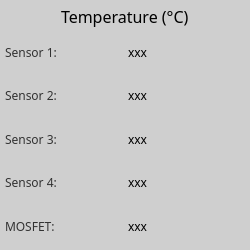
     <widget class="QFrame" name="temp_frame">
      <property name="sizePolicy">
       <sizepolicy hsizetype="MinimumExpanding" vsizetype="Minimum">
        <horstretch>0</horstretch>
        <verstretch>0</verstretch>
       </sizepolicy>
      </property>
      <property name="minimumSize">
       <size>
        <width>250</width>
        <height>250</height>
       </size>
      </property>
      <property name="maximumSize">
       <size>
        <width>300</width>
        <height>16777215</height>
       </size>
      </property>
      <property name="styleSheet">
       <string notr="true">background-color: rgb(207, 207, 207);
border-radius:10px;
font:  &quot;Montserrat&quot;;</string>
      </property>
      <property name="frameShape">
       <enum>QFrame::StyledPanel</enum>
      </property>
      <property name="frameShadow">
       <enum>QFrame::Raised</enum>
      </property>
      <layout class="QVBoxLayout" name="verticalLayout_6">
       <property name="spacing">
        <number>5</number>
       </property>
       <property name="leftMargin">
        <number>5</number>
       </property>
       <property name="topMargin">
        <number>5</number>
       </property>
       <property name="rightMargin">
        <number>5</number>
       </property>
       <property name="bottomMargin">
        <number>5</number>
       </property>
       <item>
        <layout class="QVBoxLayout" name="verticalLayout">
         <item alignment="Qt::AlignHCenter">
          <widget class="QLabel" name="battery_stats_label_6">
           <property name="sizePolicy">
            <sizepolicy hsizetype="Fixed" vsizetype="Fixed">
             <horstretch>0</horstretch>
             <verstretch>0</verstretch>
            </sizepolicy>
           </property>
           <property name="font">
            <font>
             <family>Montserrat</family>
             <pointsize>12</pointsize>
             <weight>50</weight>
             <bold>false</bold>
            </font>
           </property>
           <property name="styleSheet">
            <string notr="true">color: rgb(0, 0, 0);
font: 12pt &quot;Montserrat&quot;;</string>
           </property>
           <property name="text">
            <string>Temperature (°C)</string>
           </property>
           <property name="textFormat">
            <enum>Qt::AutoText</enum>
           </property>
          </widget>
         </item>
         <item>
          <layout class="QGridLayout" name="temp_layout">
           <item row="4" column="0">
            <layout class="QGridLayout" name="mosfet_temp_layout">
             <item row="0" column="0">
              <widget class="QLabel" name="mosfet_temp_label">
               <property name="font">
                <font>
                 <family>Montserrat</family>
                 <pointsize>9</pointsize>
                 <weight>50</weight>
                 <italic>false</italic>
                 <bold>false</bold>
                </font>
               </property>
               <property name="styleSheet">
                <string notr="true">color: rgb(50, 50, 50);
font: 9pt &quot;Montserrat&quot;;</string>
               </property>
               <property name="text">
                <string>MOSFET:</string>
               </property>
              </widget>
             </item>
             <item row="0" column="1">
              <widget class="QLabel" name="mosfet_temp">
               <property name="font">
                <font>
                 <family>Montserrat</family>
                 <pointsize>9</pointsize>
                 <weight>50</weight>
                 <italic>false</italic>
                 <bold>false</bold>
                </font>
               </property>
               <property name="styleSheet">
                <string notr="true">color: rgb(0,0,0);
font: 9pt &quot;Montserrat&quot;;</string>
               </property>
               <property name="text">
                <string>xxx</string>
               </property>
              </widget>
             </item>
            </layout>
           </item>
           <item row="1" column="0">
            <layout class="QGridLayout" name="sensor_2_layout">
             <item row="0" column="0">
              <widget class="QLabel" name="sensor_2_label">
               <property name="font">
                <font>
                 <family>Montserrat</family>
                 <pointsize>9</pointsize>
                 <weight>50</weight>
                 <italic>false</italic>
                 <bold>false</bold>
                </font>
               </property>
               <property name="styleSheet">
                <string notr="true">color: rgb(50, 50, 50);
font: 9pt &quot;Montserrat&quot;;</string>
               </property>
               <property name="text">
                <string>Sensor 2:</string>
               </property>
              </widget>
             </item>
             <item row="0" column="1">
              <widget class="QLabel" name="sensor_2">
               <property name="font">
                <font>
                 <family>Montserrat</family>
                 <pointsize>9</pointsize>
                 <weight>50</weight>
                 <italic>false</italic>
                 <bold>false</bold>
                </font>
               </property>
               <property name="styleSheet">
                <string notr="true">color: rgb(0,0,0);
font: 9pt &quot;Montserrat&quot;;</string>
               </property>
               <property name="text">
                <string>xxx</string>
               </property>
              </widget>
             </item>
            </layout>
           </item>
           <item row="2" column="0">
            <layout class="QGridLayout" name="sensor_3_layout">
             <item row="0" column="0">
              <widget class="QLabel" name="sensor_3_label">
               <property name="font">
                <font>
                 <family>Montserrat</family>
                 <pointsize>9</pointsize>
                 <weight>50</weight>
                 <italic>false</italic>
                 <bold>false</bold>
                </font>
               </property>
               <property name="styleSheet">
                <string notr="true">color: rgb(50, 50, 50);
font: 9pt &quot;Montserrat&quot;;</string>
               </property>
               <property name="text">
                <string>Sensor 3:</string>
               </property>
              </widget>
             </item>
             <item row="0" column="1">
              <widget class="QLabel" name="sensor_3">
               <property name="font">
                <font>
                 <family>Montserrat</family>
                 <pointsize>9</pointsize>
                 <weight>50</weight>
                 <italic>false</italic>
                 <bold>false</bold>
                </font>
               </property>
               <property name="styleSheet">
                <string notr="true">color: rgb(0,0,0);
font: 9pt &quot;Montserrat&quot;;</string>
               </property>
               <property name="text">
                <string>xxx</string>
               </property>
              </widget>
             </item>
            </layout>
           </item>
           <item row="0" column="0">
            <layout class="QGridLayout" name="sensor_1_layout">
             <item row="0" column="0">
              <widget class="QLabel" name="sensor_1_label">
               <property name="font">
                <font>
                 <family>Montserrat</family>
                 <pointsize>9</pointsize>
                 <weight>50</weight>
                 <italic>false</italic>
                 <bold>false</bold>
                </font>
               </property>
               <property name="styleSheet">
                <string notr="true">color: rgb(50, 50, 50);
font: 9pt &quot;Montserrat&quot;;</string>
               </property>
               <property name="text">
                <string>Sensor 1:</string>
               </property>
              </widget>
             </item>
             <item row="0" column="1">
              <widget class="QLabel" name="sensor_1">
               <property name="font">
                <font>
                 <family>Montserrat</family>
                 <pointsize>9</pointsize>
                 <weight>50</weight>
                 <italic>false</italic>
                 <bold>false</bold>
                </font>
               </property>
               <property name="styleSheet">
                <string notr="true">color: rgb(0,0,0);
font: 9pt &quot;Montserrat&quot;;</string>
               </property>
               <property name="text">
                <string>xxx</string>
               </property>
              </widget>
             </item>
            </layout>
           </item>
           <item row="3" column="0">
            <layout class="QGridLayout" name="sensor_4_layout">
             <item row="0" column="0">
              <widget class="QLabel" name="sensor_4_label">
               <property name="font">
                <font>
                 <family>Montserrat</family>
                 <pointsize>9</pointsize>
                 <weight>50</weight>
                 <italic>false</italic>
                 <bold>false</bold>
                </font>
               </property>
               <property name="styleSheet">
                <string notr="true">color: rgb(50, 50, 50);
font: 9pt &quot;Montserrat&quot;;</string>
               </property>
               <property name="text">
                <string>Sensor 4:</string>
               </property>
              </widget>
             </item>
             <item row="0" column="1">
              <widget class="QLabel" name="sensor_4">
               <property name="font">
                <font>
                 <family>Montserrat</family>
                 <pointsize>9</pointsize>
                 <weight>50</weight>
                 <italic>false</italic>
                 <bold>false</bold>
                </font>
               </property>
               <property name="styleSheet">
                <string notr="true">color: rgb(0,0,0);
font: 9pt &quot;Montserrat&quot;;</string>
               </property>
               <property name="text">
                <string>xxx</string>
               </property>
              </widget>
             </item>
            </layout>
           </item>
          </layout>
         </item>
        </layout>
       </item>
      </layout>
     </widget>
